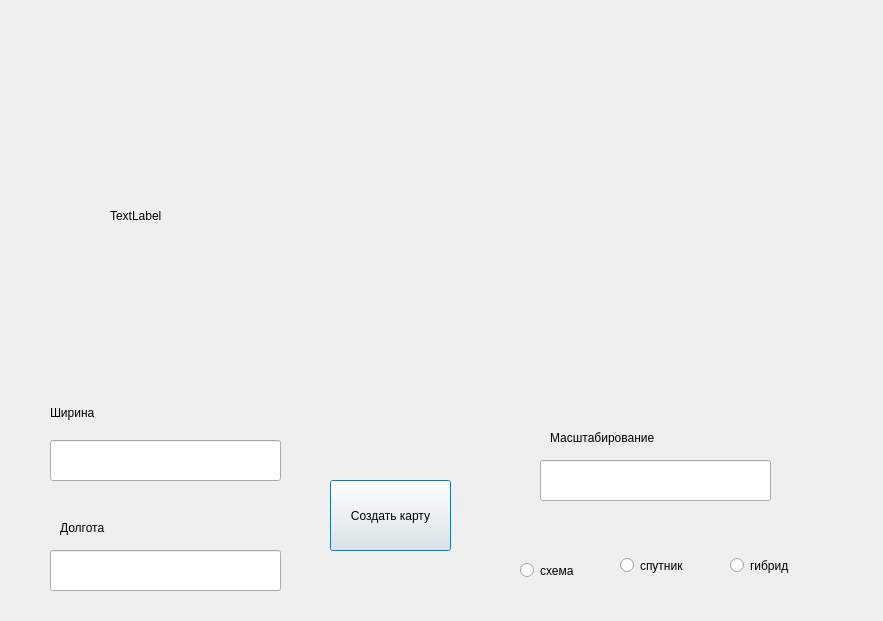
<?xml version="1.0" encoding="UTF-8"?>
<ui version="4.0">
 <class>Dialog</class>
 <widget class="QDialog" name="Dialog">
  <property name="geometry">
   <rect>
    <x>0</x>
    <y>0</y>
    <width>883</width>
    <height>621</height>
   </rect>
  </property>
  <property name="windowTitle">
   <string>Dialog</string>
  </property>
  <widget class="QLabel" name="map_label">
   <property name="geometry">
    <rect>
     <x>110</x>
     <y>30</y>
     <width>651</width>
     <height>371</height>
    </rect>
   </property>
   <property name="text">
    <string>TextLabel</string>
   </property>
  </widget>
  <widget class="QLineEdit" name="width_edit">
   <property name="geometry">
    <rect>
     <x>50</x>
     <y>440</y>
     <width>231</width>
     <height>41</height>
    </rect>
   </property>
   <property name="cursor">
    <cursorShape>ArrowCursor</cursorShape>
   </property>
   <property name="focusPolicy">
    <enum>Qt::StrongFocus</enum>
   </property>
  </widget>
  <widget class="QLineEdit" name="long_edit">
   <property name="geometry">
    <rect>
     <x>50</x>
     <y>550</y>
     <width>231</width>
     <height>41</height>
    </rect>
   </property>
  </widget>
  <widget class="QPushButton" name="btn">
   <property name="geometry">
    <rect>
     <x>330</x>
     <y>480</y>
     <width>121</width>
     <height>71</height>
    </rect>
   </property>
   <property name="text">
    <string>Создать карту</string>
   </property>
  </widget>
  <widget class="QLineEdit" name="scale_edit">
   <property name="geometry">
    <rect>
     <x>540</x>
     <y>460</y>
     <width>231</width>
     <height>41</height>
    </rect>
   </property>
  </widget>
  <widget class="QLabel" name="width_label">
   <property name="geometry">
    <rect>
     <x>50</x>
     <y>403</y>
     <width>231</width>
     <height>20</height>
    </rect>
   </property>
   <property name="text">
    <string>Ширина</string>
   </property>
  </widget>
  <widget class="QLabel" name="long_label">
   <property name="geometry">
    <rect>
     <x>60</x>
     <y>520</y>
     <width>231</width>
     <height>16</height>
    </rect>
   </property>
   <property name="text">
    <string>Долгота</string>
   </property>
  </widget>
  <widget class="QLabel" name="scale_label">
   <property name="geometry">
    <rect>
     <x>550</x>
     <y>430</y>
     <width>231</width>
     <height>16</height>
    </rect>
   </property>
   <property name="text">
    <string>Масштабирование</string>
   </property>
  </widget>
  <widget class="QRadioButton" name="radioButton">
   <property name="geometry">
    <rect>
     <x>520</x>
     <y>550</y>
     <width>82</width>
     <height>41</height>
    </rect>
   </property>
   <property name="text">
    <string>схема</string>
   </property>
  </widget>
  <widget class="QRadioButton" name="radioButton_2">
   <property name="geometry">
    <rect>
     <x>730</x>
     <y>550</y>
     <width>82</width>
     <height>31</height>
    </rect>
   </property>
   <property name="text">
    <string>гибрид</string>
   </property>
  </widget>
  <widget class="QRadioButton" name="radioButton_3">
   <property name="geometry">
    <rect>
     <x>620</x>
     <y>550</y>
     <width>82</width>
     <height>31</height>
    </rect>
   </property>
   <property name="text">
    <string>спутник</string>
   </property>
  </widget>
 </widget>
 <resources/>
 <connections/>
</ui>
